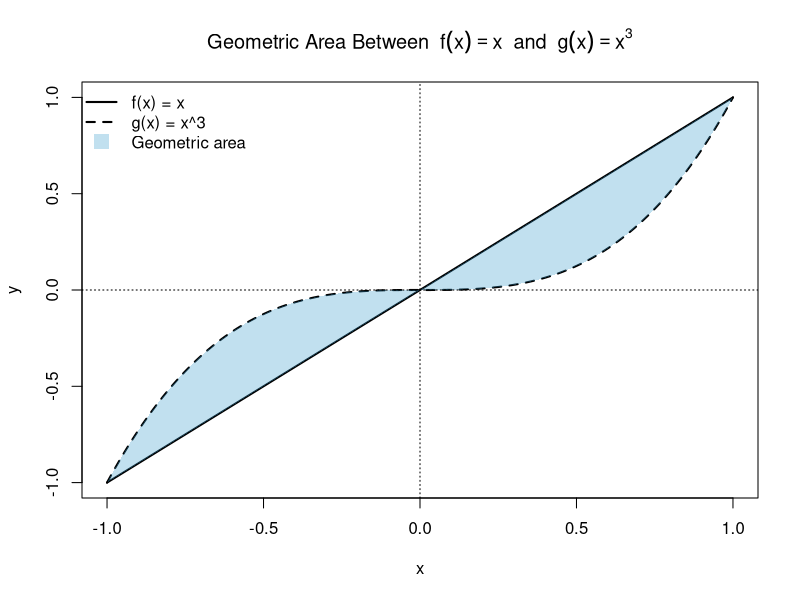
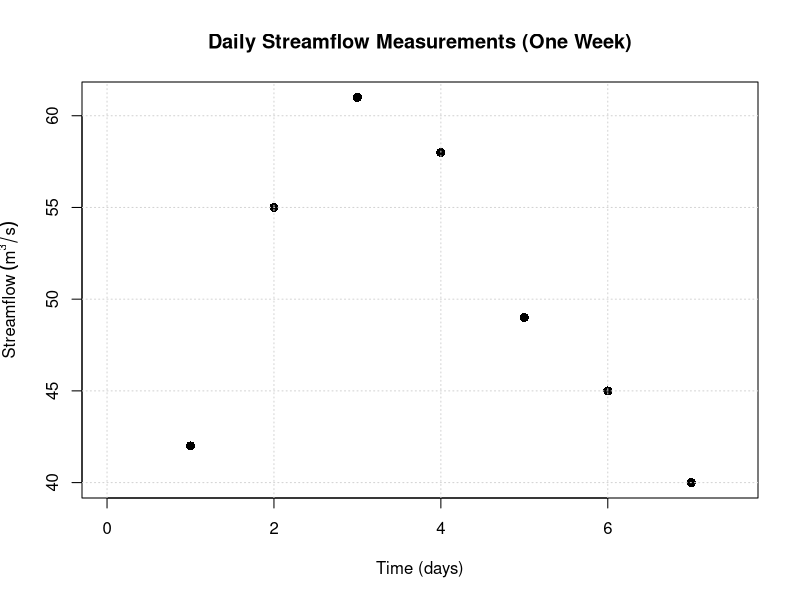
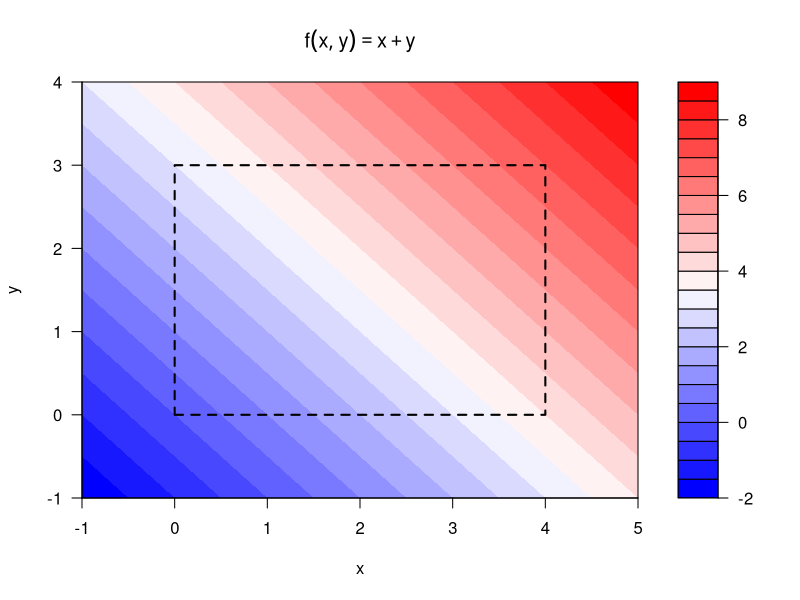
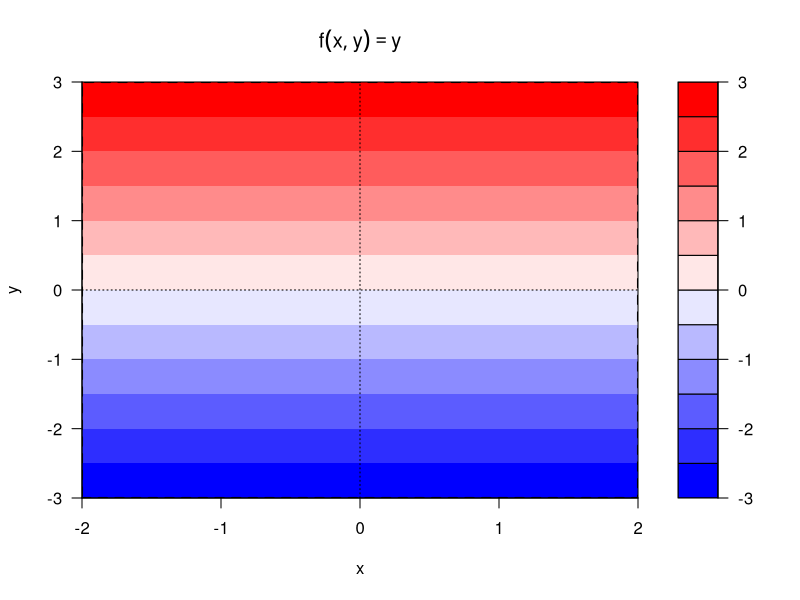

Write the R code that produced these figures, in order.
## ---- chunk 1
# Plot the geometric area between f(x) = x and g(x) = x^3 on [-1, 1]

# Define the functions
f <- function(x) x
g <- function(x) x^3

# Create x values
x <- seq(-1, 1, length.out = 500)

# Evaluate functions
f_vals <- f(x)
g_vals <- g(x)

# Set up the plot
plot(
  x, f_vals,
  type = "l",
  lwd = 2,
  ylim = range(c(f_vals, g_vals)),
  xlab = "x",
  ylab = "y",
  main = expression("Geometric Area Between " ~ f(x) == x ~ " and " ~ g(x) == x^3)
)

# Add the second curve
lines(x, g_vals, lwd = 2, lty = 2)

# Shade area on [-1, 0]: g(x) is above f(x)
x_left <- seq(-1, 0, length.out = 250)
polygon(
  c(x_left, rev(x_left)),
  c(g(x_left), rev(f(x_left))),
  col = rgb(0.2, 0.6, 0.8, 0.3),
  border = NA
)

# Shade area on [0, 1]: f(x) is above g(x)
x_right <- seq(0, 1, length.out = 250)
polygon(
  c(x_right, rev(x_right)),
  c(f(x_right), rev(g(x_right))),
  col = rgb(0.2, 0.6, 0.8, 0.3),
  border = NA
)

# Add reference lines
abline(h = 0, lty = 3)
abline(v = 0, lty = 3)

# Add legend
legend(
  "topleft",
  legend = c("f(x) = x", "g(x) = x^3", "Geometric area"),
  lwd = c(2, 2, NA),
  lty = c(1, 2, NA),
  pch = c(NA, NA, 15),
  pt.cex = 2,
  col = c("black", "black", rgb(0.2, 0.6, 0.8, 0.3)),
  bty = "n"
)


## ---- chunk 2
# Small dataset: Daily streamflow over one week
# Points only, days labeled 1 through 7, x-axis starting at 0

# Data
day <- 1:7
Q <- c(42, 55, 61, 58, 49, 45, 40)  # m^3/s

streamflow_week <- data.frame(day = day, Q = Q)

# ---- Plot the data (points only) ----
plot(
  streamflow_week$day,
  streamflow_week$Q,
  type = "p",          # points only
  pch = 16,
  cex = 1.2,
  xlim = c(0, 7.5),    # start x-axis at 0
  xlab = "Time (days)",
  ylab = expression(Streamflow~(m^3/s)),
  main = "Daily Streamflow Measurements (One Week)"
)

# Add a light grid for readability
grid()

# Reference line at zero
abline(h = 0, lty = 3)


## ---- chunk 3
# Plot for the iterated integral
# ∫_0^4 [ ∫_0^3 (x + y) dy ] dx
# Visualizing f(x, y) = x + y over the rectangular region

# Define the region
x <- seq(-1, 5, length.out = 200)
y <- seq(-1, 4, length.out = 200)

grid <- expand.grid(x = x, y = y)

# Define the function
f <- function(x, y) {
  x + y
}

# Evaluate on the grid
z <- matrix(f(grid$x, grid$y), nrow = length(x), ncol = length(y))

# Filled contour plot
filled.contour(
  x, y, z,
  color.palette = colorRampPalette(c("blue", "white", "red")),
  xlab = "x",
  ylab = "y",
  main = expression(f(x, y) == x + y),
  plot.axes = {
    axis(1)
    axis(2)
    
    # Draw the integration region: 0 ≤ x ≤ 4, 0 ≤ y ≤ 3
    rect(
      xleft = 0, ybottom = 0,
      xright = 4, ytop = 3,
      lwd = 2,
      lty = 2,
      border = "black"
    )
  }
)

## ---- chunk 4
# Plot for f(x, y) = y over the symmetric region
# R = { (x, y) | -2 <= x <= 2, -3 <= y <= 3 }

# Create grid
x <- seq(-2, 2, length.out = 200)
y <- seq(-3, 3, length.out = 200)

grid <- expand.grid(x = x, y = y)

# Define the function
f <- function(x, y) {
  y
}

# Evaluate the function on the grid
z <- matrix(f(grid$x, grid$y), nrow = length(x), ncol = length(y))

# Filled contour plot
filled.contour(
  x, y, z,
  color.palette = colorRampPalette(c("blue", "white", "red")),
  xlab = "x",
  ylab = "y",
  main = expression(f(x, y) == y),
  plot.axes = {
    axis(1)
    axis(2)
    
    # Draw the boundary of the region R
    rect(
      xleft = -2, ybottom = -3,
      xright =  2, ytop =  3,
      lwd = 2,
      lty = 2,
      border = "black"
    )
    
    # Reference lines for symmetry
    abline(h = 0, v = 0, lty = 3)
  }
)
